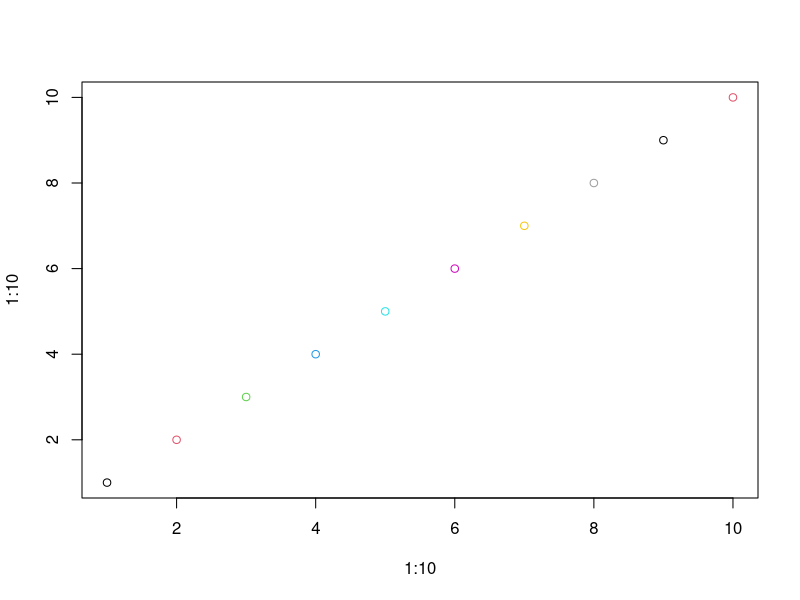
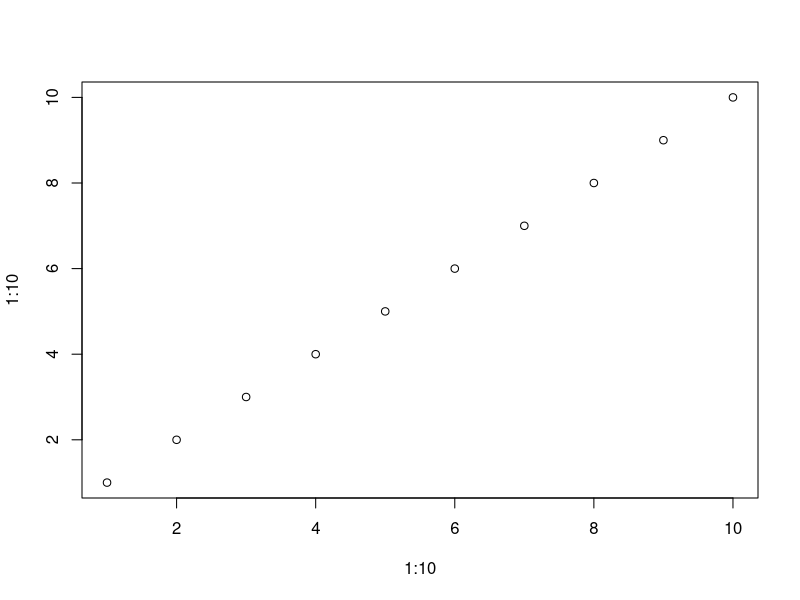

The R script that drew these images, in order:
#' ---
#' title: "Biostatistical Computing, PHC 6068"
#' author: "Zhiguang Huo (Caleb)"
#' date: "Wednesday September 1, 2021"
#' output:
#'   slidy_presentation: default
#'   ioslides_presentation: default
#'   beamer_presentation: null
#' subtitle: Vectorized calculation
#' ---
#' 
#' Why do we need vectorized calculation (motivating example 1)
#' ===
#' - Elegant and efficient
#' - R is slow in loops but fast for vectorized calculation.
#' 
#' ### version A, calculation by loop
## ---------------------------------------------------------------------------------------------------------------------------------------------------------------------------
a <- 1:1000000
### version A, loop
start <- Sys.time()
meanA <- 0
for(i in seq_along(a)){
  meanA <- meanA + a[i]/length(a)
}
end <- Sys.time() 
end - start
meanA

#' 
#' ---
#'   
#' ### version B, vectorized calculation
## ---------------------------------------------------------------------------------------------------------------------------------------------------------------------------
start <- Sys.time()
mean(a)
end <- Sys.time() 
end - start

#' 
#' 
#' 
#' Why do we need vectorized calculation (motivating example 2)
#' ===
#' - Elegant and efficient
#' - R is slow in loops but fast for vectorized calculation.
#' 
#' ### version A, calculation by loop
## ---------------------------------------------------------------------------------------------------------------------------------------------------------------------------
a <- 1:1000000
b <- 1000000:1
### version A, loop
start <- Sys.time()
result <- numeric(length(a)) ## create a vector with length length(a) and all elements 0
for(i in seq_along(a)){
  result[i] <- a[i] + b[i]
}
end <- Sys.time() 
end - start

#' 
#' ---
#'   
#' ### version B, vectorized calculation
## ---------------------------------------------------------------------------------------------------------------------------------------------------------------------------
start <- Sys.time()
result <- a + b
end <- Sys.time() 
end - start

#' 
#' Simple examples of vectorized calculation
#' ===
#' - vector algebra
## ---------------------------------------------------------------------------------------------------------------------------------------------------------------------------
a <- c(1.1,3.4,9.5)
b <- c(9,2,0.8)
a + b ## vector addition
a * b ## vector multiplication
a ^ b ## 1.1^9, 3.4^2, 9.5^0.8


#'   
#' 
#' Simple examples of vectorized calculation 2
#' ===
#' - vector with scalor
## ---------------------------------------------------------------------------------------------------------------------------------------------------------------------------
a <- 1:8
a + 2
a + c(0,1) ## if vector a is integer multiple of another vector
a + c(1,2,3) ## warming message 

#' 
#' 
#' Other scientific calculation
#' ===
## ---------------------------------------------------------------------------------------------------------------------------------------------------------------------------
a <- seq(1,3,1)
sin(a)
tan(a)
log(a,base = 10)
log10(a)
exp(a)

#' 
#' ifelse
#' ===
## ---------------------------------------------------------------------------------------------------------------------------------------------------------------------------
a <- seq(1,8,1)

## by loop
res <- character(length(a))
for(i in 1:length(a)){
  if(a[i] %% 2 == 0){
    res[i] <- "even"
  } else{
    res[i] <- "odd"
  }
}
res

## by vecterized calculation
ifelse(a %% 2 ==0, "even", "odd")


#' 
#' vectorized input for plot
#' ===
#' - all vector input
## ---------------------------------------------------------------------------------------------------------------------------------------------------------------------------
plot(x = 1:10, y = 1:10, col=1:10)

#' 
#' ---
#' 
#' - vector input + scalor input
## ---------------------------------------------------------------------------------------------------------------------------------------------------------------------------
plot(x = 1:10, y = 1:10, col=1)

#' 
#' Initialize a vector
#' ===
## ---------------------------------------------------------------------------------------------------------------------------------------------------------------------------
n <- 5
a_int <- integer(n)
a_int

b_int <- rep(0, n)
b_int


c_int <- replicate(5,0)
c_int


#' 
#' 
#' Initialize a vector, other types
#' ===
## ---------------------------------------------------------------------------------------------------------------------------------------------------------------------------
a_double <- double(n)
a_double


## ---------------------------------------------------------------------------------------------------------------------------------------------------------------------------
a_char <- character(n)
a_char


## ---------------------------------------------------------------------------------------------------------------------------------------------------------------------------
a_logical <- logical(n)
a_logical

#' 
#' 
#' A sequence
#' ===
## ---------------------------------------------------------------------------------------------------------------------------------------------------------------------------
a <- seq(from=10, to=100, by=2)
a
b <- seq(from=10, to=100, length=10)
b
c <- seq(from=10, to=100, along.with=1:10)
c

seq_len(10)

seq_along(b)

#' 
#' 
#' 
#' Random number generator
#' ===
#' - Random numbers from normal distribution
## ---------------------------------------------------------------------------------------------------------------------------------------------------------------------------
set.seed(32611) ## set a seed number such that the random numbers will keep the same
rnorm(n = 5, mean = 0, sd = 1)

#' - mean and sd parameter can also be vectorized.
## ---------------------------------------------------------------------------------------------------------------------------------------------------------------------------
set.seed(32611)
rnorm(n = 5, mean = 0:4, sd = 1)

#' 
#' # Note that with the same random seed, different random numbers can be generated on different R versions.
## ---------------------------------------------------------------------------------------------------------------------------------------------------------------------------
sessionInfo() ## check R version

#' 
#' ---
#' 
#' - Random numbers from 1:10
## ---------------------------------------------------------------------------------------------------------------------------------------------------------------------------
set.seed(32611)
sample(1:10,3)

#' 
## ---------------------------------------------------------------------------------------------------------------------------------------------------------------------------
set.seed(32611)
sample(1:10)
sample(1:10, replace = T)

#' 
#' - Random numbers from Uniform distribution U(0,1)
## ---------------------------------------------------------------------------------------------------------------------------------------------------------------------------
set.seed(32611)
runif(n = 4)

#' 
#' replicate
#' ===
#' - replicate empty list
## ---------------------------------------------------------------------------------------------------------------------------------------------------------------------------
replicate(4,list())

#' 
#' ---
#' 
#' - a complicate example by replicate
## ---------------------------------------------------------------------------------------------------------------------------------------------------------------------------
set.seed(32611)
replicate(5, runif(sample(1:5,1)))

#' 
#' 
#' Matrix calculation
#' ===
## ---------------------------------------------------------------------------------------------------------------------------------------------------------------------------
a <- matrix(1:6,nrow=3,ncol=2)
a ## matrix will be filled by column by default. 
b <- matrix(6:1, nrow=3, ncol=2)
a * b ## similar to vector, matrix algebra will be done element-wise.

#' 
#' ---
#' 
## ---------------------------------------------------------------------------------------------------------------------------------------------------------------------------
a + c(1,2,3) ## if a matrix add a vector, add by column
a + 3 ## if a matrix add one number, add this number to each element of the matrix

#' 
#' 
#' 
#' 
#' 
#' apply function: works on margins of a matrix (1)
#' ===
## ---------------------------------------------------------------------------------------------------------------------------------------------------------------------------
a <- matrix(1:6,nrow=3,ncol=2)
a
apply(a,1,sum) ## for each row, equivalent to rowSums
rowSums(a)
apply(a,1,var) ## for each row, calculate the variance
apply(a,1,function(x) x^2) ## can also use an anonymous function, note that R will always fill the result by column.

#' 
#' 
#' apply function: works on margins of a matrix (2)
#' ===
## ---------------------------------------------------------------------------------------------------------------------------------------------------------------------------
apply(a,2,sum) ## for each column, equivalent to colSums
colSums(a)
apply(a,2,mean) ## for each column, equivalent to colMeans
apply(a,2,function(x) min(x)) ## equivalent to apply(a,2,min)
apply(a,2,min)

#' 
#' 
#' Sweep
#' ===
#' 
#' - sweep() allows you to “sweep” out the values of a summary statistic. It is often used with apply() to standardize arrays. 
## ---------------------------------------------------------------------------------------------------------------------------------------------------------------------------
set.seed(32611)
(x <- matrix(rnorm(6,0,4),nrow=2))
x1 <- sweep(x,1,apply(x,1,min),'-')
x1
x2 <- sweep(x1,1,apply(x1,1,max),'/')
x2

#' 
#' 
#' lapply()
#' ===
#' - lapply will apply a function to each element of a list
#' - lapply() is written in C for performance, 
#' 
## ---------------------------------------------------------------------------------------------------------------------------------------------------------------------------
l <- list(c(1:10), list(a='a'), c("dog","cat","gator"))
unlist(lapply(l, function(x) x[1])) ## x refers to each element of the list
unlist(lapply(l, length))

#' 
#' - a simple R implementation that does the same thing:
#' 
## ---------------------------------------------------------------------------------------------------------------------------------------------------------------------------
lapply2 <- function(x, f, ...){
  out <- vector("list", length(x))
  for(i in seq_along(x)){
    out[[i]] <- f(x[[i]], ...)
  }
  out
}
unlist(lapply2(l, length))

#' 
#' 
#' lapply usages
#' ===
## ---------------------------------------------------------------------------------------------------------------------------------------------------------------------------
alist <- list(a = 25, b = 100, c = 64)

#' - loop over the elements: for (x in xs)
## ---------------------------------------------------------------------------------------------------------------------------------------------------------------------------
lapply(alist, function(x) sqrt(x))

#' 
#' 
#' ---
#' 
#' - loop over the numeric indices: for (i in seq_along(xs))
## ---------------------------------------------------------------------------------------------------------------------------------------------------------------------------
lapply(seq_along(alist), function(x) sqrt(alist[[x]]))

#' - loop over the names: for (nm in names(xs))
## ---------------------------------------------------------------------------------------------------------------------------------------------------------------------------
lapply(names(alist), function(x) sqrt(alist[[x]]))

#' 
#' 
#' lapply on data.frame
#' ===
#' - data.frame shares the property of a list and a matrix
## ---------------------------------------------------------------------------------------------------------------------------------------------------------------------------
aframe <- data.frame(col1=1:3,col2=4:6)
lapply(aframe, mean) ## as a list
apply(aframe, 2, mean) ## as a matrix


#' 
#' 
#' lapply on a list of functions
#' ===
## ---------------------------------------------------------------------------------------------------------------------------------------------------------------------------
compute_mean <- list(
  base = function(x) mean(x),
  sum = function(x) sum(x)/length(x),
  mannual = function(x){
    total <- 0; n <- length(x)
    for(i in seq_along(x)) total <- total + x[i]/n
    total
  }
)
set.seed(32611); x <- runif(1e6)
lapply(compute_mean,function(f) system.time(f(x))) ## f refers to each element of the list

#' 
#' 
#' sapply()  
#' ===
#' - sapply() is similar to lapply except they simplify the output to produce an atomic vector.
## ---------------------------------------------------------------------------------------------------------------------------------------------------------------------------
aframe <- data.frame(col1=1:3,col2=4:6)
sapply(aframe, sum) ## 

#' 
## ---------------------------------------------------------------------------------------------------------------------------------------------------------------------------
alist <- list(col1=1:3,col2=c("a","b"))
sapply(alist, unique) ## if not the same type, will coerce to a list

#' 
#' 
#' vapply()
#' ===
#' - vapply() is simimar to sapply but takes an additional argument specifying the output type.
## ---------------------------------------------------------------------------------------------------------------------------------------------------------------------------
aframe <- data.frame(col1=1:3,col2=4:6)
vapply(aframe, sum, numeric(1)) 

#' 
#' 
#' 
#' tapply
#' ===
#' 
#' - tapply() is a generalization to apply by groups
## ---------------------------------------------------------------------------------------------------------------------------------------------------------------------------
pulse <- round(rnorm(22,70,10/3) + rep(c(0,5), c(10,12)))
groups <- rep(c("A", "B"), c(10, 12))
tapply(X = pulse, INDEX = groups, FUN = length)
tapply(pulse, groups, mean)
tapply2 <- function(x, group, f, ..., simplify = TRUE){
  pieces <- split(x, group)
  sapply(pieces, f, simplify=simplify)
}
tapply2(pulse, groups, length)

#' 
#' Multiple inputs (Map)
#' ===
#' - Map(): handle when more than only one arguments of the function vary.
#' - question: how to calculated weighted mean? (e.g., $\frac{1}{n}\sum_i^n w_ix_i$)
## ---------------------------------------------------------------------------------------------------------------------------------------------------------------------------
xs <- replicate(3, runif(4),simplify=FALSE) ## simplify = TRUE (default) will convert a list to matrix whenever possible
ws <- replicate(3, rnorm(4, 1) + 1,simplify=FALSE)
xs

ws

#' 
#' ---
#' 
#' - approach 1
## ---------------------------------------------------------------------------------------------------------------------------------------------------------------------------
unlist(lapply(seq_along(xs), function(i){
  weighted.mean(xs[[i]], ws[[i]])
}))

#' 
#' - approach 2
## ---------------------------------------------------------------------------------------------------------------------------------------------------------------------------
Map(weighted.mean,xs,ws)

#' 
#' ---
#' 
#' - extra argument
## ---------------------------------------------------------------------------------------------------------------------------------------------------------------------------
Map(function(x,w) weighted.mean(x, w, na.rm=TRUE),xs, ws)

#' 
## ---------------------------------------------------------------------------------------------------------------------------------------------------------------------------
Map(weighted.mean,xs, ws, na.rm=TRUE)

#' 
#' approach 3
#' ===
#' 
## ---------------------------------------------------------------------------------------------------------------------------------------------------------------------------
mapply(weighted.mean,xs,ws)

mapply(function(x,y) weighted.mean(x,y), xs,ws)

#' 
#' 
#' 
#' 
#' Reduce
#' ===
#' 
#' - Reduce() reduces a vector, x, to a single value by recursively calling a function, f, two arguments at a tile.
#' - Reduce(f, 1:3) is equivalent to f(f(1,2),3)
#' 
## ---------------------------------------------------------------------------------------------------------------------------------------------------------------------------
set.seed(32611)
l <- replicate(4, sample(1:10, 15, replace = T), simplify = FALSE)
str(l)
intersect(intersect(intersect(l[[1]], l[[2]]),
  l[[3]]), l[[4]])
Reduce(intersect,l)

#' 
#' 
#' Reduce 2
#' ===
#' 
## ---------------------------------------------------------------------------------------------------------------------------------------------------------------------------
a <- c(1:10)
Reduce('+', a)

b = as.list(letters[1:10])
Reduce("paste0", b)

d <- as.list(letters[1:10])
Reduce("c",d)


#' 
#' 
#' 
#' Outer
#' ===
#' 
#' - It takes multiple vector inputs and creates a matrix or array output where the input function is run over every combination of the inputs.
## ---------------------------------------------------------------------------------------------------------------------------------------------------------------------------
outer(1:3, 1:5, "*")
1:3 %o% 1:5

#' 
#' Outer 2
#' ===
## ---------------------------------------------------------------------------------------------------------------------------------------------------------------------------
outer(1:3, 1:5, "paste")

outer(1:3, 1:5, ">")

outer(1:3, 1:5, "^")

#' 
#' 
#' Vectorize a function
#' ===
#' - if your function has to take a scaler as input, you can vectorize it by Vectorize function
#' 
## ---------------------------------------------------------------------------------------------------------------------------------------------------------------------------
f <- function(x, y) c(x, y)
vf <- Vectorize(f, vectorize.args = c("x", "y"), SIMPLIFY = FALSE)
f(1:3, 1:3)
vf(1:3, 1:3)

#' 
#' ---
#' 
## ---------------------------------------------------------------------------------------------------------------------------------------------------------------------------
combn(4,2) ## all combinations of "choose 2 numbers from 1:4"
## However, you cannot do combn(c(4,5),c(2,3)), how to vectorize this function
combnV <- Vectorize(function(x, m) combn(x, m),
                    vectorize.args = c("x", "m"))

combnV(c(4,5),c(2,3))

#' 
#' 
#' Balance between efficiency and simplicity of your code
#' ===
#' - If looping is very time-consuming relative to the actual operation, you may need to consider vectorized calculation to improve efficiency.
#' - If looping is ignorable comparing to the actual operation (e.g. Gibbs sampling), you can keep your loop to make it readible.
#' 
